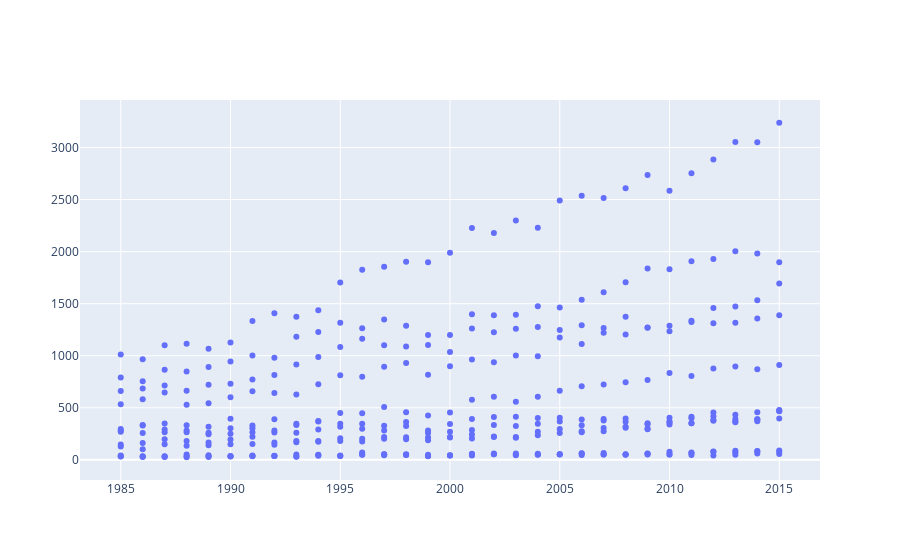

Notebook cell for this chart:
### Markdown cell above
### Plotar um Gráfico para mostrar a quantidade de mortes durante os anos.

### Code cell
trace = go.Scatter(x = dados_Brasil['year'],
                   y = dados_Brasil['suicides_no'],
                   mode = 'markers')
data = [trace]
py.iplot (data)

### Figure 1 — Plotly figure (JSON) as saved in the notebook; plotly's stock layout.template omitted (floating-point values rounded to 4 significant figures; data arrays with more than 128 entries replaced by an {"elided": "..."} marker saying what was removed)
{"data": [{"mode": "markers", "type": "scatter", "x": {"elided": "372 int values"}, "y": {"elided": "372 int values"}}], "layout": {}}
